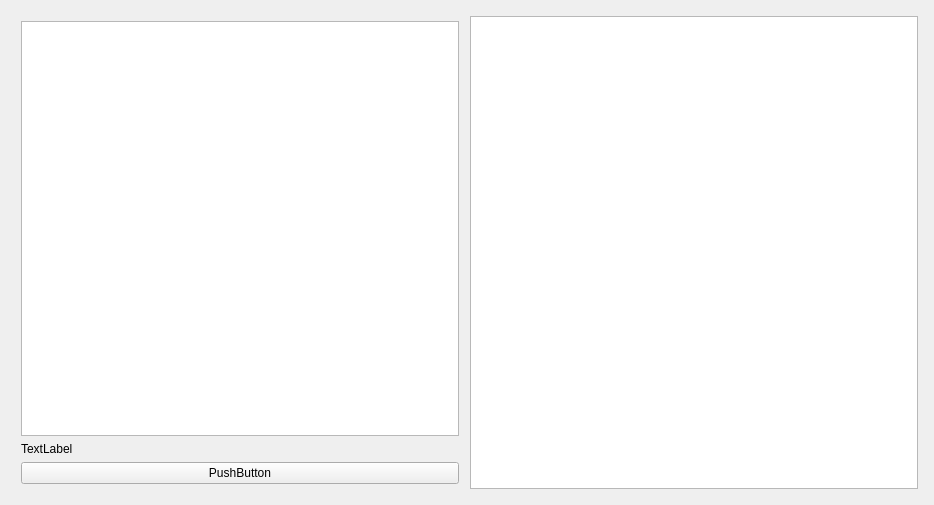
<?xml version="1.0" encoding="UTF-8"?>
<ui version="4.0">
 <class>Hotel_ustawienia</class>
 <widget class="QMainWindow" name="Hotel_main">
  <property name="geometry">
   <rect>
    <x>0</x>
    <y>0</y>
    <width>934</width>
    <height>505</height>
   </rect>
  </property>
  <property name="windowTitle">
   <string>Hotel_ustawienia</string>
  </property>
  <widget class="QWidget" name="centralWidget">
   <property name="minimumSize">
    <size>
     <width>934</width>
     <height>505</height>
    </size>
   </property>
   <property name="layoutDirection">
    <enum>Qt::LeftToRight</enum>
   </property>
   <layout class="QHBoxLayout" name="horizontalLayout">
    <item>
     <layout class="QHBoxLayout" name="horizontalLayout_2">
      <property name="leftMargin">
       <number>5</number>
      </property>
      <property name="topMargin">
       <number>5</number>
      </property>
      <property name="rightMargin">
       <number>5</number>
      </property>
      <property name="bottomMargin">
       <number>5</number>
      </property>
      <item>
       <layout class="QVBoxLayout" name="verticalLayout">
        <property name="leftMargin">
         <number>5</number>
        </property>
        <property name="topMargin">
         <number>5</number>
        </property>
        <property name="rightMargin">
         <number>5</number>
        </property>
        <property name="bottomMargin">
         <number>5</number>
        </property>
        <item>
         <widget class="QTableWidget" name="Table_pokoje"/>
        </item>
        <item>
         <widget class="QLabel" name="label_info">
          <property name="text">
           <string>TextLabel</string>
          </property>
         </widget>
        </item>
        <item>
         <widget class="QPushButton" name="pushButton">
          <property name="text">
           <string>PushButton</string>
          </property>
         </widget>
        </item>
       </layout>
      </item>
      <item>
       <layout class="QVBoxLayout" name="verticalLayout_2">
        <item>
         <widget class="QTextEdit" name="textEdit">
          <property name="sizePolicy">
           <sizepolicy hsizetype="Expanding" vsizetype="Preferred">
            <horstretch>0</horstretch>
            <verstretch>0</verstretch>
           </sizepolicy>
          </property>
          <property name="readOnly">
           <bool>true</bool>
          </property>
         </widget>
        </item>
       </layout>
      </item>
     </layout>
    </item>
   </layout>
  </widget>
 </widget>
 <layoutdefault spacing="6" margin="11"/>
 <resources/>
 <connections/>
</ui>
